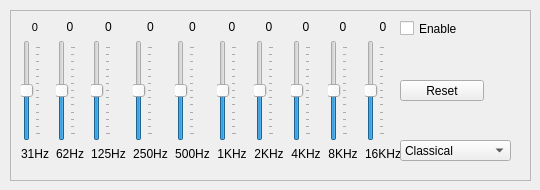
    <widget class="QWidget" name="tabWidgetPage2">
     <attribute name="title">
      <string>Audio equalizer</string>
     </attribute>
     <widget class="QFrame" name="page_ae">
      <property name="geometry">
       <rect>
        <x>10</x>
        <y>10</y>
        <width>521</width>
        <height>171</height>
       </rect>
      </property>
      <property name="styleSheet">
       <string notr="true"/>
      </property>
      <property name="frameShape">
       <enum>QFrame::StyledPanel</enum>
      </property>
      <property name="frameShadow">
       <enum>QFrame::Raised</enum>
      </property>
      <widget class="QPushButton" name="btnAEReset">
       <property name="geometry">
        <rect>
         <x>390</x>
         <y>70</y>
         <width>84</width>
         <height>21</height>
        </rect>
       </property>
       <property name="styleSheet">
        <string notr="true"/>
       </property>
       <property name="text">
        <string>Reset</string>
       </property>
      </widget>
      <widget class="QWidget" name="gridLayoutWidget_2">
       <property name="geometry">
        <rect>
         <x>10</x>
         <y>10</y>
         <width>384</width>
         <height>141</height>
        </rect>
       </property>
       <layout class="QGridLayout" name="gridLayout_4">
        <property name="sizeConstraint">
         <enum>QLayout::SetDefaultConstraint</enum>
        </property>
        <item row="0" column="0">
         <widget class="QLabel" name="label_11">
          <property name="font">
           <font>
            <pointsize>8</pointsize>
           </font>
          </property>
          <property name="frameShape">
           <enum>QFrame::NoFrame</enum>
          </property>
          <property name="frameShadow">
           <enum>QFrame::Plain</enum>
          </property>
          <property name="text">
           <string>0</string>
          </property>
          <property name="scaledContents">
           <bool>true</bool>
          </property>
          <property name="alignment">
           <set>Qt::AlignCenter</set>
          </property>
         </widget>
        </item>
        <item row="0" column="2">
         <widget class="QLabel" name="label_12">
          <property name="frameShape">
           <enum>QFrame::NoFrame</enum>
          </property>
          <property name="frameShadow">
           <enum>QFrame::Plain</enum>
          </property>
          <property name="text">
           <string>0</string>
          </property>
          <property name="scaledContents">
           <bool>true</bool>
          </property>
          <property name="alignment">
           <set>Qt::AlignCenter</set>
          </property>
         </widget>
        </item>
        <item row="0" column="3">
         <widget class="QLabel" name="label_13">
          <property name="frameShape">
           <enum>QFrame::NoFrame</enum>
          </property>
          <property name="frameShadow">
           <enum>QFrame::Plain</enum>
          </property>
          <property name="text">
           <string>0</string>
          </property>
          <property name="scaledContents">
           <bool>true</bool>
          </property>
          <property name="alignment">
           <set>Qt::AlignCenter</set>
          </property>
         </widget>
        </item>
        <item row="0" column="4">
         <widget class="QLabel" name="label_14">
          <property name="frameShape">
           <enum>QFrame::NoFrame</enum>
          </property>
          <property name="frameShadow">
           <enum>QFrame::Plain</enum>
          </property>
          <property name="text">
           <string>0</string>
          </property>
          <property name="scaledContents">
           <bool>true</bool>
          </property>
          <property name="alignment">
           <set>Qt::AlignCenter</set>
          </property>
         </widget>
        </item>
        <item row="0" column="1">
         <widget class="QLabel" name="label_15">
          <property name="frameShape">
           <enum>QFrame::NoFrame</enum>
          </property>
          <property name="frameShadow">
           <enum>QFrame::Plain</enum>
          </property>
          <property name="text">
           <string>0</string>
          </property>
          <property name="scaledContents">
           <bool>true</bool>
          </property>
          <property name="alignment">
           <set>Qt::AlignCenter</set>
          </property>
         </widget>
        </item>
        <item row="0" column="5">
         <widget class="QLabel" name="label_16">
          <property name="frameShape">
           <enum>QFrame::NoFrame</enum>
          </property>
          <property name="frameShadow">
           <enum>QFrame::Plain</enum>
          </property>
          <property name="text">
           <string>0</string>
          </property>
          <property name="scaledContents">
           <bool>true</bool>
          </property>
          <property name="alignment">
           <set>Qt::AlignCenter</set>
          </property>
         </widget>
        </item>
        <item row="0" column="6">
         <widget class="QLabel" name="label_17">
          <property name="frameShape">
           <enum>QFrame::NoFrame</enum>
          </property>
          <property name="frameShadow">
           <enum>QFrame::Plain</enum>
          </property>
          <property name="text">
           <string>0</string>
          </property>
          <property name="scaledContents">
           <bool>true</bool>
          </property>
          <property name="alignment">
           <set>Qt::AlignCenter</set>
          </property>
         </widget>
        </item>
        <item row="0" column="7">
         <widget class="QLabel" name="label_18">
          <property name="frameShape">
           <enum>QFrame::NoFrame</enum>
          </property>
          <property name="frameShadow">
           <enum>QFrame::Plain</enum>
          </property>
          <property name="text">
           <string>0</string>
          </property>
          <property name="scaledContents">
           <bool>true</bool>
          </property>
          <property name="alignment">
           <set>Qt::AlignCenter</set>
          </property>
         </widget>
        </item>
        <item row="0" column="8">
         <widget class="QLabel" name="label_19">
          <property name="frameShape">
           <enum>QFrame::NoFrame</enum>
          </property>
          <property name="frameShadow">
           <enum>QFrame::Plain</enum>
          </property>
          <property name="text">
           <string>0</string>
          </property>
          <property name="scaledContents">
           <bool>true</bool>
          </property>
          <property name="alignment">
           <set>Qt::AlignCenter</set>
          </property>
         </widget>
        </item>
        <item row="2" column="0">
         <widget class="QLabel" name="label_20">
          <property name="styleSheet">
           <string notr="true">background-color: qlineargradient(spread:pad, x1:0.955, y1:1, x2:0.914318, y2:0.057, stop:0 rgba(14, 248, 0, 0), stop:1 rgba(255, 255, 255, 0));</string>
          </property>
          <property name="frameShape">
           <enum>QFrame::NoFrame</enum>
          </property>
          <property name="frameShadow">
           <enum>QFrame::Plain</enum>
          </property>
          <property name="text">
           <string>31Hz</string>
          </property>
          <property name="scaledContents">
           <bool>true</bool>
          </property>
          <property name="alignment">
           <set>Qt::AlignCenter</set>
          </property>
         </widget>
        </item>
        <item row="2" column="1">
         <widget class="QLabel" name="label_21">
          <property name="styleSheet">
           <string notr="true">background-color: qlineargradient(spread:pad, x1:0.955, y1:1, x2:0.914318, y2:0.057, stop:0 rgba(14, 248, 0, 0), stop:1 rgba(255, 255, 255, 0));</string>
          </property>
          <property name="frameShape">
           <enum>QFrame::NoFrame</enum>
          </property>
          <property name="frameShadow">
           <enum>QFrame::Plain</enum>
          </property>
          <property name="text">
           <string>62Hz</string>
          </property>
          <property name="scaledContents">
           <bool>true</bool>
          </property>
          <property name="alignment">
           <set>Qt::AlignCenter</set>
          </property>
         </widget>
        </item>
        <item row="2" column="2">
         <widget class="QLabel" name="label_22">
          <property name="styleSheet">
           <string notr="true">background-color: qlineargradient(spread:pad, x1:0.955, y1:1, x2:0.914318, y2:0.057, stop:0 rgba(14, 248, 0, 0), stop:1 rgba(255, 255, 255, 0));</string>
          </property>
          <property name="frameShape">
           <enum>QFrame::NoFrame</enum>
          </property>
          <property name="frameShadow">
           <enum>QFrame::Plain</enum>
          </property>
          <property name="text">
           <string>125Hz</string>
          </property>
          <property name="scaledContents">
           <bool>true</bool>
          </property>
          <property name="alignment">
           <set>Qt::AlignCenter</set>
          </property>
         </widget>
        </item>
        <item row="2" column="3">
         <widget class="QLabel" name="label_23">
          <property name="styleSheet">
           <string notr="true">background-color: qlineargradient(spread:pad, x1:0.955, y1:1, x2:0.914318, y2:0.057, stop:0 rgba(14, 248, 0, 0), stop:1 rgba(255, 255, 255, 0));</string>
          </property>
          <property name="frameShape">
           <enum>QFrame::NoFrame</enum>
          </property>
          <property name="frameShadow">
           <enum>QFrame::Plain</enum>
          </property>
          <property name="text">
           <string>250Hz</string>
          </property>
          <property name="scaledContents">
           <bool>true</bool>
          </property>
          <property name="alignment">
           <set>Qt::AlignCenter</set>
          </property>
         </widget>
        </item>
        <item row="2" column="4">
         <widget class="QLabel" name="label_24">
          <property name="styleSheet">
           <string notr="true">background-color: qlineargradient(spread:pad, x1:0.955, y1:1, x2:0.914318, y2:0.057, stop:0 rgba(14, 248, 0, 0), stop:1 rgba(255, 255, 255, 0));</string>
          </property>
          <property name="frameShape">
           <enum>QFrame::NoFrame</enum>
          </property>
          <property name="frameShadow">
           <enum>QFrame::Plain</enum>
          </property>
          <property name="text">
           <string>500Hz</string>
          </property>
          <property name="scaledContents">
           <bool>true</bool>
          </property>
          <property name="alignment">
           <set>Qt::AlignCenter</set>
          </property>
         </widget>
        </item>
        <item row="2" column="5">
         <widget class="QLabel" name="label_25">
          <property name="styleSheet">
           <string notr="true">background-color: qlineargradient(spread:pad, x1:0.955, y1:1, x2:0.914318, y2:0.057, stop:0 rgba(14, 248, 0, 0), stop:1 rgba(255, 255, 255, 0));</string>
          </property>
          <property name="frameShape">
           <enum>QFrame::NoFrame</enum>
          </property>
          <property name="frameShadow">
           <enum>QFrame::Plain</enum>
          </property>
          <property name="text">
           <string>1KHz</string>
          </property>
          <property name="scaledContents">
           <bool>true</bool>
          </property>
          <property name="alignment">
           <set>Qt::AlignCenter</set>
          </property>
         </widget>
        </item>
        <item row="2" column="6">
         <widget class="QLabel" name="label_26">
          <property name="styleSheet">
           <string notr="true">background-color: qlineargradient(spread:pad, x1:0.955, y1:1, x2:0.914318, y2:0.057, stop:0 rgba(14, 248, 0, 0), stop:1 rgba(255, 255, 255, 0));</string>
          </property>
          <property name="frameShape">
           <enum>QFrame::NoFrame</enum>
          </property>
          <property name="frameShadow">
           <enum>QFrame::Plain</enum>
          </property>
          <property name="text">
           <string>2KHz</string>
          </property>
          <property name="scaledContents">
           <bool>true</bool>
          </property>
          <property name="alignment">
           <set>Qt::AlignCenter</set>
          </property>
         </widget>
        </item>
        <item row="2" column="7">
         <widget class="QLabel" name="label_27">
          <property name="styleSheet">
           <string notr="true">background-color: qlineargradient(spread:pad, x1:0.955, y1:1, x2:0.914318, y2:0.057, stop:0 rgba(14, 248, 0, 0), stop:1 rgba(255, 255, 255, 0));</string>
          </property>
          <property name="frameShape">
           <enum>QFrame::NoFrame</enum>
          </property>
          <property name="frameShadow">
           <enum>QFrame::Plain</enum>
          </property>
          <property name="text">
           <string>4KHz</string>
          </property>
          <property name="scaledContents">
           <bool>true</bool>
          </property>
          <property name="alignment">
           <set>Qt::AlignCenter</set>
          </property>
         </widget>
        </item>
        <item row="2" column="8">
         <widget class="QLabel" name="label_28">
          <property name="styleSheet">
           <string notr="true">background-color: qlineargradient(spread:pad, x1:0.955, y1:1, x2:0.914318, y2:0.057, stop:0 rgba(14, 248, 0, 0), stop:1 rgba(255, 255, 255, 0));</string>
          </property>
          <property name="frameShape">
           <enum>QFrame::NoFrame</enum>
          </property>
          <property name="frameShadow">
           <enum>QFrame::Plain</enum>
          </property>
          <property name="text">
           <string>8KHz</string>
          </property>
          <property name="scaledContents">
           <bool>true</bool>
          </property>
          <property name="alignment">
           <set>Qt::AlignCenter</set>
          </property>
         </widget>
        </item>
        <item row="2" column="9">
         <widget class="QLabel" name="label_29">
          <property name="styleSheet">
           <string notr="true">background-color: qlineargradient(spread:pad, x1:0.955, y1:1, x2:0.914318, y2:0.057, stop:0 rgba(14, 248, 0, 0), stop:1 rgba(255, 255, 255, 0));</string>
          </property>
          <property name="frameShape">
           <enum>QFrame::NoFrame</enum>
          </property>
          <property name="frameShadow">
           <enum>QFrame::Plain</enum>
          </property>
          <property name="text">
           <string>16KHz</string>
          </property>
          <property name="scaledContents">
           <bool>true</bool>
          </property>
          <property name="alignment">
           <set>Qt::AlignCenter</set>
          </property>
         </widget>
        </item>
        <item row="0" column="9">
         <widget class="QLabel" name="label_30">
          <property name="frameShape">
           <enum>QFrame::NoFrame</enum>
          </property>
          <property name="frameShadow">
           <enum>QFrame::Plain</enum>
          </property>
          <property name="text">
           <string>0</string>
          </property>
          <property name="scaledContents">
           <bool>true</bool>
          </property>
          <property name="alignment">
           <set>Qt::AlignCenter</set>
          </property>
         </widget>
        </item>
        <item row="1" column="0">
         <widget class="rphSlider" name="eq0">
          <property name="styleSheet">
           <string notr="true"/>
          </property>
          <property name="minimum">
           <number>-12</number>
          </property>
          <property name="maximum">
           <number>12</number>
          </property>
          <property name="pageStep">
           <number>1</number>
          </property>
          <property name="orientation">
           <enum>Qt::Vertical</enum>
          </property>
          <property name="tickPosition">
           <enum>QSlider::TicksBelow</enum>
          </property>
          <property name="tickInterval">
           <number>2</number>
          </property>
         </widget>
        </item>
        <item row="1" column="1">
         <widget class="rphSlider" name="eq1">
          <property name="styleSheet">
           <string notr="true"/>
          </property>
          <property name="minimum">
           <number>-12</number>
          </property>
          <property name="maximum">
           <number>12</number>
          </property>
          <property name="pageStep">
           <number>1</number>
          </property>
          <property name="orientation">
           <enum>Qt::Vertical</enum>
          </property>
          <property name="tickPosition">
           <enum>QSlider::TicksBelow</enum>
          </property>
          <property name="tickInterval">
           <number>2</number>
          </property>
         </widget>
        </item>
        <item row="1" column="2">
         <widget class="rphSlider" name="eq2">
          <property name="styleSheet">
           <string notr="true"/>
          </property>
          <property name="minimum">
           <number>-12</number>
          </property>
          <property name="maximum">
           <number>12</number>
          </property>
          <property name="pageStep">
           <number>1</number>
          </property>
          <property name="orientation">
           <enum>Qt::Vertical</enum>
          </property>
          <property name="tickPosition">
           <enum>QSlider::TicksBelow</enum>
          </property>
          <property name="tickInterval">
           <number>2</number>
          </property>
         </widget>
        </item>
        <item row="1" column="3">
         <widget class="rphSlider" name="eq3">
          <property name="styleSheet">
           <string notr="true"/>
          </property>
          <property name="minimum">
           <number>-12</number>
          </property>
          <property name="maximum">
           <number>12</number>
          </property>
          <property name="pageStep">
           <number>1</number>
          </property>
          <property name="orientation">
           <enum>Qt::Vertical</enum>
          </property>
          <property name="tickPosition">
           <enum>QSlider::TicksBelow</enum>
          </property>
          <property name="tickInterval">
           <number>2</number>
          </property>
         </widget>
        </item>
        <item row="1" column="4">
         <widget class="rphSlider" name="eq4">
          <property name="styleSheet">
           <string notr="true"/>
          </property>
          <property name="minimum">
           <number>-12</number>
          </property>
          <property name="maximum">
           <number>12</number>
          </property>
          <property name="pageStep">
           <number>1</number>
          </property>
          <property name="orientation">
           <enum>Qt::Vertical</enum>
          </property>
          <property name="tickPosition">
           <enum>QSlider::TicksBelow</enum>
          </property>
          <property name="tickInterval">
           <number>2</number>
          </property>
         </widget>
        </item>
        <item row="1" column="5">
         <widget class="rphSlider" name="eq5">
          <property name="styleSheet">
           <string notr="true"/>
          </property>
          <property name="minimum">
           <number>-12</number>
          </property>
          <property name="maximum">
           <number>12</number>
          </property>
          <property name="pageStep">
           <number>1</number>
          </property>
          <property name="orientation">
           <enum>Qt::Vertical</enum>
          </property>
          <property name="tickPosition">
           <enum>QSlider::TicksBelow</enum>
          </property>
          <property name="tickInterval">
           <number>2</number>
          </property>
         </widget>
        </item>
        <item row="1" column="6">
         <widget class="rphSlider" name="eq6">
          <property name="styleSheet">
           <string notr="true"/>
          </property>
          <property name="minimum">
           <number>-12</number>
          </property>
          <property name="maximum">
           <number>12</number>
          </property>
          <property name="pageStep">
           <number>1</number>
          </property>
          <property name="orientation">
           <enum>Qt::Vertical</enum>
          </property>
          <property name="tickPosition">
           <enum>QSlider::TicksBelow</enum>
          </property>
          <property name="tickInterval">
           <number>2</number>
          </property>
         </widget>
        </item>
        <item row="1" column="7">
         <widget class="rphSlider" name="eq7">
          <property name="styleSheet">
           <string notr="true"/>
          </property>
          <property name="minimum">
           <number>-12</number>
          </property>
          <property name="maximum">
           <number>12</number>
          </property>
          <property name="pageStep">
           <number>1</number>
          </property>
          <property name="orientation">
           <enum>Qt::Vertical</enum>
          </property>
          <property name="tickPosition">
           <enum>QSlider::TicksBelow</enum>
          </property>
          <property name="tickInterval">
           <number>2</number>
          </property>
         </widget>
        </item>
        <item row="1" column="8">
         <widget class="rphSlider" name="eq8">
          <property name="styleSheet">
           <string notr="true"/>
          </property>
          <property name="minimum">
           <number>-12</number>
          </property>
          <property name="maximum">
           <number>12</number>
          </property>
          <property name="pageStep">
           <number>1</number>
          </property>
          <property name="orientation">
           <enum>Qt::Vertical</enum>
          </property>
          <property name="tickPosition">
           <enum>QSlider::TicksBelow</enum>
          </property>
          <property name="tickInterval">
           <number>2</number>
          </property>
         </widget>
        </item>
        <item row="1" column="9">
         <widget class="rphSlider" name="eq9">
          <property name="styleSheet">
           <string notr="true"/>
          </property>
          <property name="minimum">
           <number>-12</number>
          </property>
          <property name="maximum">
           <number>12</number>
          </property>
          <property name="pageStep">
           <number>1</number>
          </property>
          <property name="orientation">
           <enum>Qt::Vertical</enum>
          </property>
          <property name="tickPosition">
           <enum>QSlider::TicksBelow</enum>
          </property>
          <property name="tickInterval">
           <number>2</number>
          </property>
         </widget>
        </item>
       </layout>
      </widget>
      <widget class="QComboBox" name="comboBox">
       <property name="geometry">
        <rect>
         <x>390</x>
         <y>130</y>
         <width>111</width>
         <height>21</height>
        </rect>
       </property>
       <property name="styleSheet">
        <string notr="true"/>
       </property>
       <item>
        <property name="text">
         <string>Classical</string>
        </property>
       </item>
       <item>
        <property name="text">
         <string>Club</string>
        </property>
       </item>
       <item>
        <property name="text">
         <string>Dance</string>
        </property>
       </item>
       <item>
        <property name="text">
         <string>Flat</string>
        </property>
       </item>
       <item>
        <property name="text">
         <string>Fullbass</string>
        </property>
       </item>
       <item>
        <property name="text">
         <string>FullbassTreble</string>
        </property>
       </item>
       <item>
        <property name="text">
         <string>Fulltreble</string>
        </property>
       </item>
       <item>
        <property name="text">
         <string>Headphones</string>
        </property>
       </item>
       <item>
        <property name="text">
         <string>LargeHall</string>
        </property>
       </item>
       <item>
        <property name="text">
         <string>Live</string>
        </property>
       </item>
       <item>
        <property name="text">
         <string>Party</string>
        </property>
       </item>
       <item>
        <property name="text">
         <string>Pop</string>
        </property>
       </item>
       <item>
        <property name="text">
         <string>Reggae</string>
        </property>
       </item>
       <item>
        <property name="text">
         <string>Rock</string>
        </property>
       </item>
       <item>
        <property name="text">
         <string>Ska</string>
        </property>
       </item>
       <item>
        <property name="text">
         <string>Soft</string>
        </property>
       </item>
       <item>
        <property name="text">
         <string>SoftRock</string>
        </property>
       </item>
       <item>
        <property name="text">
         <string>Techno</string>
        </property>
       </item>
       <item>
        <property name="text">
         <string>Custom</string>
        </property>
       </item>
      </widget>
      <widget class="QCheckBox" name="cbEnableAEq">
       <property name="geometry">
        <rect>
         <x>390</x>
         <y>10</y>
         <width>70</width>
         <height>17</height>
        </rect>
       </property>
       <property name="text">
        <string>Enable</string>
       </property>
      </widget>
     </widget>
    </widget>
